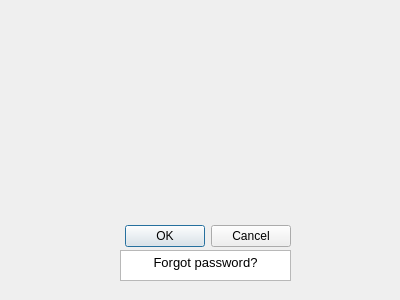
<?xml version="1.0" encoding="UTF-8"?>
<ui version="4.0">
 <class>Dialog</class>
 <widget class="QDialog" name="Dialog">
  <property name="geometry">
   <rect>
    <x>0</x>
    <y>0</y>
    <width>400</width>
    <height>300</height>
   </rect>
  </property>
  <property name="windowTitle">
   <string>Dialog</string>
  </property>
  <widget class="QDialogButtonBox" name="buttonBox">
   <property name="geometry">
    <rect>
     <x>120</x>
     <y>220</y>
     <width>171</width>
     <height>32</height>
    </rect>
   </property>
   <property name="orientation">
    <enum>Qt::Orientation::Horizontal</enum>
   </property>
   <property name="standardButtons">
    <set>QDialogButtonBox::StandardButton::Cancel|QDialogButtonBox::StandardButton::Ok</set>
   </property>
  </widget>
  <widget class="QTextEdit" name="textEdit">
   <property name="geometry">
    <rect>
     <x>120</x>
     <y>250</y>
     <width>171</width>
     <height>31</height>
    </rect>
   </property>
   <property name="html">
    <string>&lt;!DOCTYPE HTML PUBLIC &quot;-//W3C//DTD HTML 4.0//EN&quot; &quot;http://www.w3.org/TR/REC-html40/strict.dtd&quot;&gt;
&lt;html&gt;&lt;head&gt;&lt;meta name=&quot;qrichtext&quot; content=&quot;1&quot; /&gt;&lt;meta charset=&quot;utf-8&quot; /&gt;&lt;style type=&quot;text/css&quot;&gt;
p, li { white-space: pre-wrap; }
hr { height: 1px; border-width: 0; }
li.unchecked::marker { content: &quot;\2610&quot;; }
li.checked::marker { content: &quot;\2612&quot;; }
&lt;/style&gt;&lt;/head&gt;&lt;body style=&quot; font-family:'Ubuntu'; font-size:10pt; font-weight:400; font-style:normal;&quot;&gt;
&lt;p align=&quot;center&quot; style=&quot; margin-top:0px; margin-bottom:0px; margin-left:0px; margin-right:0px; -qt-block-indent:0; text-indent:0px;&quot;&gt;Forgot password?&lt;/p&gt;&lt;/body&gt;&lt;/html&gt;</string>
   </property>
  </widget>
 </widget>
 <resources/>
 <connections>
  <connection>
   <sender>buttonBox</sender>
   <signal>accepted()</signal>
   <receiver>Dialog</receiver>
   <slot>accept()</slot>
   <hints>
    <hint type="sourcelabel">
     <x>248</x>
     <y>254</y>
    </hint>
    <hint type="destinationlabel">
     <x>157</x>
     <y>274</y>
    </hint>
   </hints>
  </connection>
  <connection>
   <sender>buttonBox</sender>
   <signal>rejected()</signal>
   <receiver>Dialog</receiver>
   <slot>reject()</slot>
   <hints>
    <hint type="sourcelabel">
     <x>316</x>
     <y>260</y>
    </hint>
    <hint type="destinationlabel">
     <x>286</x>
     <y>274</y>
    </hint>
   </hints>
  </connection>
 </connections>
</ui>
